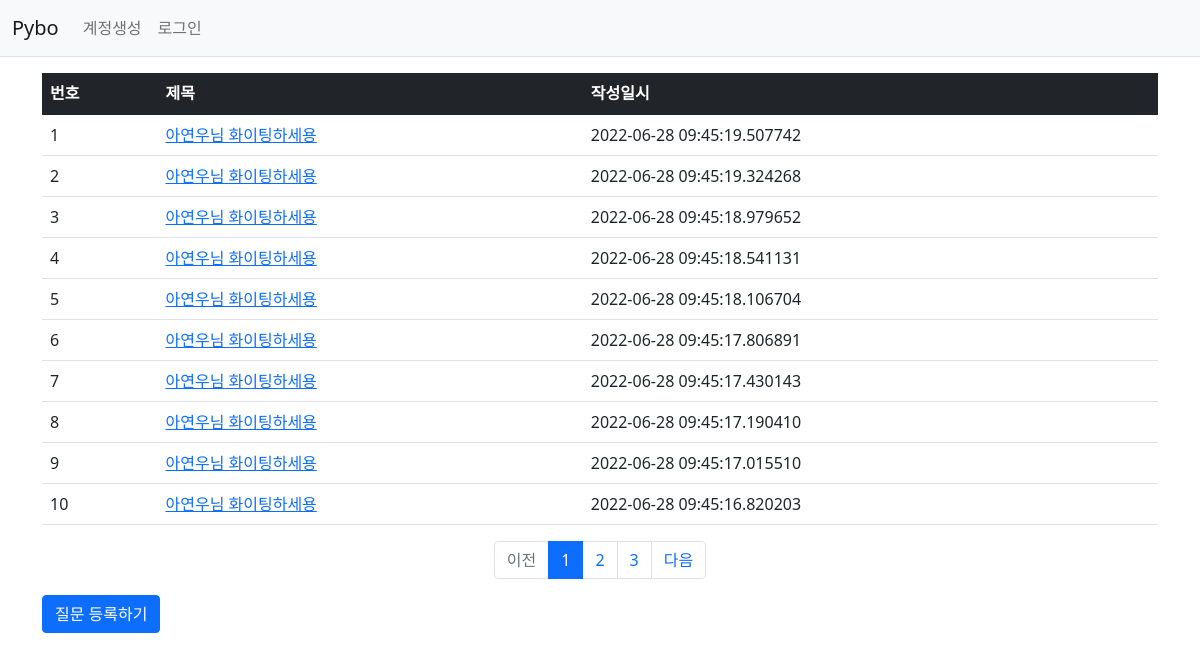
Page /question/list/ on the committed database.
### pybo/models.py (models this page shows)
class Question(db.Model):
    id = db.Column(db.Integer , primary_key=True)
    subject = db.Column(db.String(200) , nullable=False)
    content = db.Column(db.Text(),nullable=False)
    create_date = db.Column(db.DateTime(),nullable=False)

### pybo/views/question_views.py (the view)
@bp.route('/list/')
def questionlist():
    page = request.args.get('page', type=int, default=1)  # 페이지
    question_list = Question.query.order_by(Question.create_date.desc())
    question_list = question_list.paginate(page, per_page=10)
    return render_template('question/question_list.html', question_list=question_list)

### pybo/views/auth_views.py (called while the page is built)
@bp.before_app_request
def load_logged_in_user():
    user_id = session.get('user_id')
    if user_id is None:
        g.user = None
    else:
        g.user = User.query.get(user_id)

### pybo/templates/question/question_list.html (shortened to what this page needs)
<!DOCTYPE html>
<html lang="en">
<head>
</head>
<body>
{% extends 'base.html' %}
{% block content %}
<div class="container my-3">
    <table class="table">
        <thead>
        <tr class="table-dark">
            <th>번호</th>
            <th>제목</th>
            <th>작성일시</th>
        </tr>
        </thead>
        <tbody>
            {% if question_list %}
                {% for question in question_list.items %}
                    <tr>
                        <td>{{ loop.index }}</td>
                        <td><a href="{{ url_for('question.detail' , question_id=question.id) }}">{{ question.subject }} </a></td>
                        <td>{{ question.create_date }}</td>
                    </tr>
                {% endfor %}
            {% endif %}
        </tbody>
    </table>
    <ul class="pagination justify-content-center">
        {% if question_list.has_prev %}
        <li class="page-item">
            <a class="page-link" href="?page={{ question_list.prev_num }}">이전</a>
        </li>
        {% else %}
        <li class="page-item disabled">
            <a class="page-link" tabindex="-1" aria-disabled="true" href="javascript:void(0)">이전</a>
        </li>
        {% endif %}
        {% for page_num in question_list.iter_pages() %}
        {% if page_num %}
        {% if page_num != question_list.page %}
        <li class="page-item">
            <a class="page-link" href="?page={{ page_num }}">{{ page_num }}</a>
        </li>
        {% else %}
        <li class="page-item active" aria-current="page">
            <a class="page-link" href="javascript:void(0)">{{ page_num }}</a>
        </li>
        {% endif %}
        {% else %}
        <li class="disabled">
            <a class="page-link" href="javascript:void(0)">...</a>
        </li>
        {% endif %}
        {% endfor %}
        {% if question_list.has_next %}
        <li class="page-item">
            <a class="page-link" href="?page={{ question_list.next_num }}">다음</a>
        </li>
        {% else %}
        <li class="page-item disabled">
            <a class="page-link" tabindex="-1" aria-disabled="true" href="javascript:void(0)">다음</a>
        </li>
        {% endif %}
    </ul>
     <a href="{{ url_for('question.create') }}" class="btn btn-primary">질문 등록하기</a>
</div>
{% endblock %}

### pybo/templates/base.html (shortened to what this page needs)
<!doctype html>
<html lang="ko">
<head>
    <link rel="stylesheet" href="{{ url_for('static', filename='bootstrap.min.css') }}">
</head>
<body>
<nav class="navbar navbar-expand-lg navbar-light bg-light border-bottom">
    <div class="container-fluid">
        <a class="navbar-brand" href="{{ url_for('main.index') }}">Pybo</a>
        <div class="collapse navbar-collapse" id="navbarSupportedContent">
            {% if g.user %}
            <ul class="navbar-nav">
                <li class="nav-item ">
                    <a class="nav-link" href="{{ url_for('auth.logout') }}">{{ g.user.username }} (로그아웃)</a>
                </li>
            </ul>
            {% else %}
            <ul class="navbar-nav me-auto mb-2 mb-lg-0">
                <li class="nav-item">
                    <a class="nav-link" href="{{ url_for('auth.signup')}}">계정생성</a>
                </li>
                <li class="nav-item">
                    <a class="nav-link" href="{{url_for('auth.login')}}">로그인</a>
                </li>
            </ul>
            {% endif %}
        </div>
    </div>
</nav>
{% block content %}
{% endblock %}
</body>
</html>

### rows in the picture
Question: subject "아연우님 화이팅하세용", create_date "2022-06-28 09:45:19.507742"
Question: subject "아연우님 화이팅하세용", create_date "2022-06-28 09:45:19.324268"
Question: subject "아연우님 화이팅하세용", create_date "2022-06-28 09:45:18.979652"
Question: subject "아연우님 화이팅하세용", create_date "2022-06-28 09:45:18.541131"
Question: subject "아연우님 화이팅하세용", create_date "2022-06-28 09:45:18.106704"
Question: subject "아연우님 화이팅하세용", create_date "2022-06-28 09:45:17.806891"
Question: subject "아연우님 화이팅하세용", create_date "2022-06-28 09:45:17.430143"
Question: subject "아연우님 화이팅하세용", create_date "2022-06-28 09:45:17.190410"
Question: subject "아연우님 화이팅하세용", create_date "2022-06-28 09:45:17.015510"
Question: subject "아연우님 화이팅하세용", create_date "2022-06-28 09:45:16.820203"

### other values in the picture
{{ page_num }} "1"
{{ page_num }} "2" "3"
